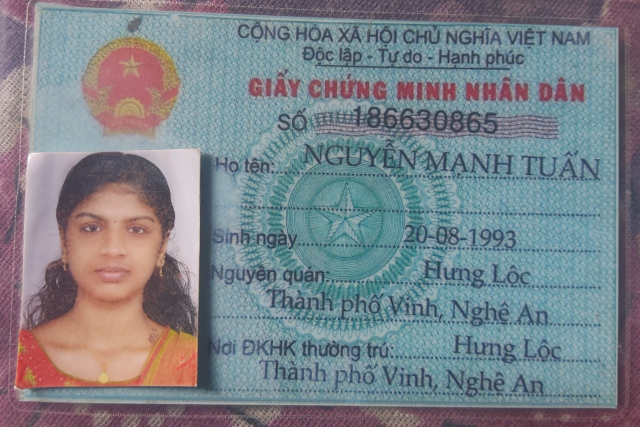
#> input picture images/front.jpg, 1280 x 854 px (shown at 1/2 size)
$ jupyter execute today.ipynb
#> lines starting #> are read from the running program, lines starting #| are printed output that depends on the picture; after the words box and inside, x2 and y2 are one past the last pixel; in counts of white or black regions, pixels touching at a corner belong together
[cell 1]
import cv2
import pytesseract
import numpy as np
from glob import glob
import pandas as pd
from matplotlib import pyplot as plt
from scipy.ndimage import interpolation as inter

[cell 2]
pytesseract.pytesseract.tesseract_cmd = r'C:\Program Files\Tesseract-OCR\tesseract.exe'

[cell 3]
class preprocessing:
	def __init__(self):
		self.pic=glob('images/front.jpg')
		self.img=cv2.imread(self.pic[0])
#> self.img is the input picture: shape (854, 1280, 3); mean B, G, R 137.2, 130.5, 123.3
		self.name=self.img
		self.img_sections=[]
		self.data=[]

	def img_size(self):
		print(self.img.shape)

	def view(self):
		plt.imshow(self.img)

	def view_name(self):
		plt.imshow(self.name)

	def view_any(self,i):
		plt.imshow(i)

	# [4 lines left out: function grey_scale, not called in this run]

	def aspect_ratio_resize(self, width=None, height=None, inter=cv2.INTER_AREA):
#> called with width = 800, inter = 3
		dim = None
		(h, w) = self.img.shape[:2]
#> h = 854; w = 1280

		if width is None and height is None:
			return self.img

		if width is None:
			r = height / float(h)
			dim = (int(w * r), height)

		else:
			r = width / float(w)
#> r = 0.625
			dim = (width, int(h * r))
#> dim = (800, 533)

		self.img= cv2.resize(self.img, dim, interpolation=inter)
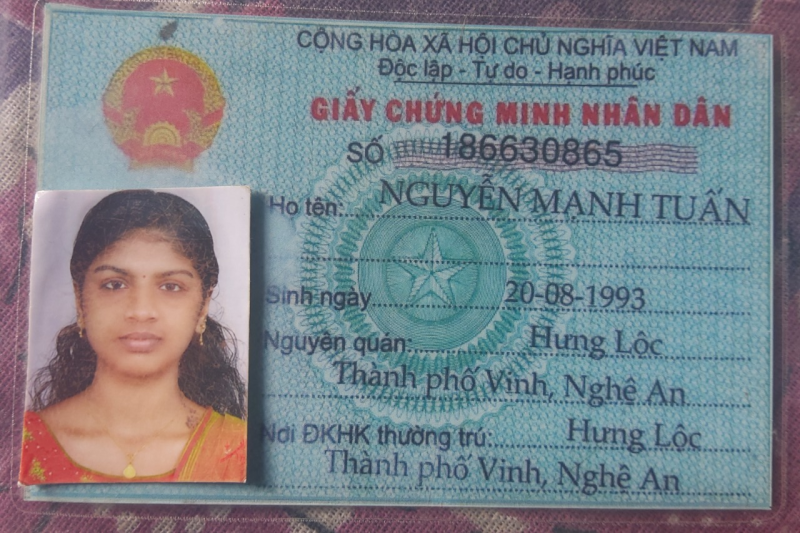
#> self.img: shape (533, 800, 3); mean B, G, R 137.2, 130.5, 123.3

	def correct_skew(self, delta=1, limit=5):
		def determine_score(arr, angle):
			data = inter.rotate(arr, angle, reshape=False, order=0)
			histogram = np.sum(data, axis=1, dtype=float)
			score = np.sum((histogram[1:] - histogram[:-1]) ** 2, dtype=float)
			return histogram, score

		gray = cv2.cvtColor(self.img, cv2.COLOR_BGR2GRAY)
		thresh = cv2.threshold(gray, 0, 255, cv2.THRESH_BINARY_INV + cv2.THRESH_OTSU)[1]

		scores = []
		angles = np.arange(-limit, limit + delta, delta)
		for angle in angles:
			histogram, score = determine_score(thresh, angle)
			scores.append(score)

		best_angle = angles[scores.index(max(scores))]

		(h, w) = self.img.shape[:2]
		center = (w // 2, h // 2)
		M = cv2.getRotationMatrix2D(center, best_angle, 1.0)
		rotated = cv2.warpAffine(self.img, M, (w, h), flags=cv2.INTER_CUBIC, \
			  borderMode=cv2.BORDER_REPLICATE)

		self.img=rotated
		return best_angle

	def cro(self,title):
		roi=cv2.selectROI(title,self.img)
		name=self.img[int(roi[1]):int(roi[1]+roi[3]),int(roi[0]):int(roi[0]+roi[2])]
		self.name=name

	# [46 lines left out: functions bgremove, thresh_inv, dist_transform, otsu_algo, to_csvv, not called in this run]

	def extract_txt(self):
		for i in range(len(self.img_sections)):
			self.data.append(pytesseract.image_to_string(self.img_sections[i],config='--oem 1 --psm 6',lang='vie')[:-2])


obj=preprocessing()

[cell 4]
obj.aspect_ratio_resize(800)
while True:
    angle= obj.correct_skew()
    if angle==0:
        break
#> this loop made 2 passes
#> pass 1, in correct_skew, `gray = cv2.cvtColor(self.img, cv2.COLOR_BGR2GRAY)`:
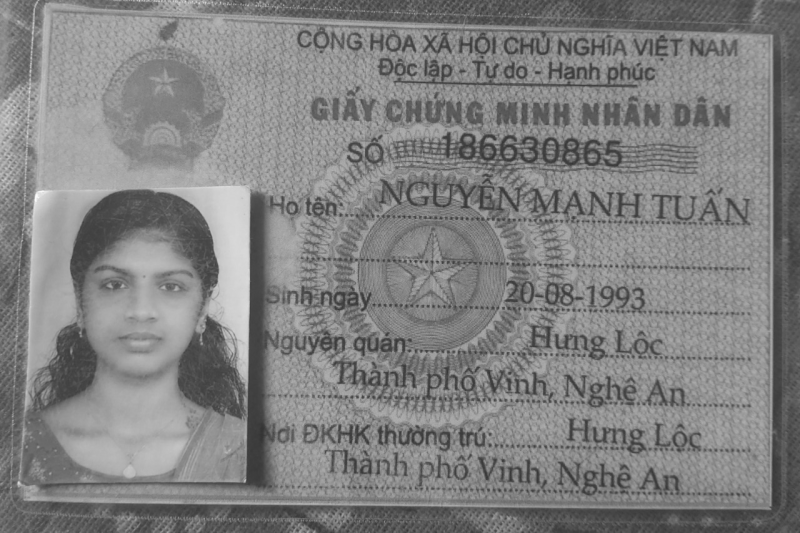
#> gray: shape (533, 800); min 52, max 251, mean 129.1
#> pass 1, in correct_skew, `thresh = cv2.threshold(gray, 0, 255, cv2.THRESH_BINARY_INV + cv2.THRES..`:
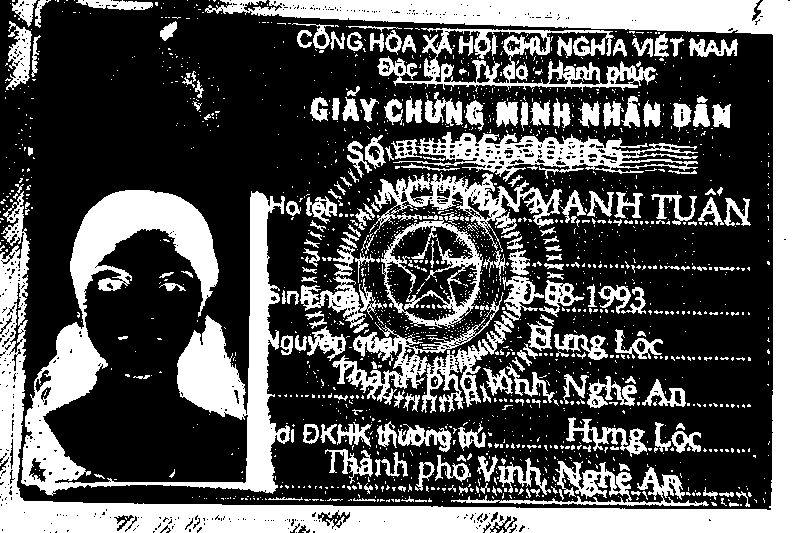
#> thresh: shape (533, 800); 34.2% white; 1790 white regions (1570 under 20 px), largest, box (x1, y1, x2, y2) and area: (0, 0, 800, 533) 53339, (21, 190, 290, 496) 26793, (332, 276, 544, 413) 6054
#> pass 1, in determine_score, `data = inter.rotate(arr, angle, reshape=False, order=0)`:
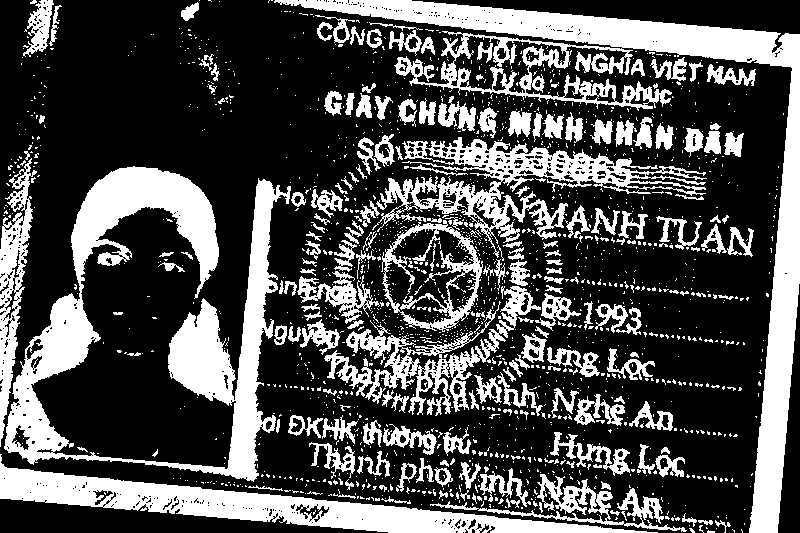
#> data: shape (533, 800); 30.9% white; 1725 white regions (1520 under 20 px), largest, box (x1, y1, x2, y2) and area: (274, 0, 800, 533) 28389, (4, 166, 291, 482) 26800, (0, 454, 658, 533) 13878
#> pass 1, in determine_score (call 2), `data = inter.rotate(arr, angle, reshape=False, order=0)`:
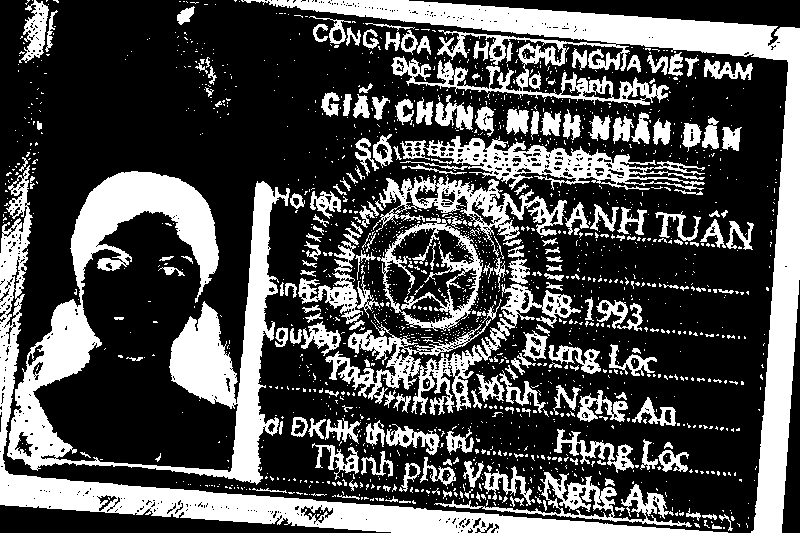
#> data: shape (533, 800); 31.4% white; 1736 white regions (1523 under 20 px), largest, box (x1, y1, x2, y2) and area: (241, 0, 800, 533) 28863, (7, 171, 290, 485) 26795, (0, 165, 728, 533) 18846
obj.view()
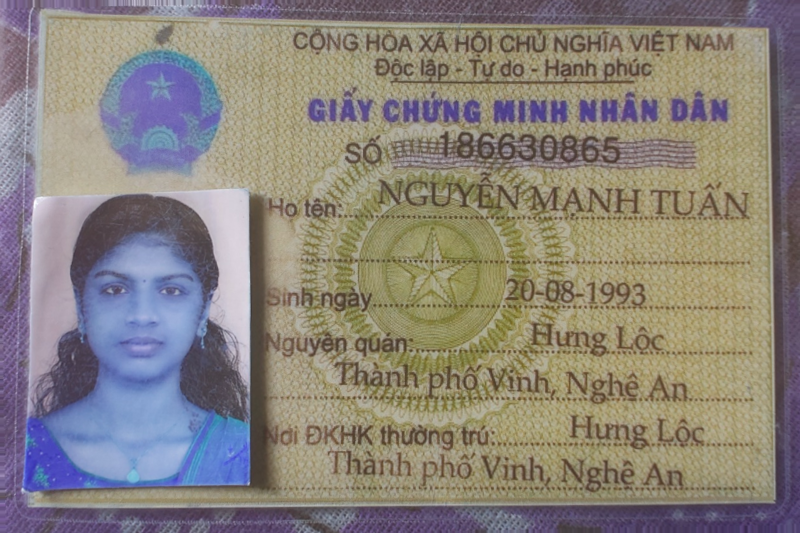
#> shown: shape (533, 800, 3); mean R, G, B 137.2, 130.5, 123.3

$ run again, with images/IMG-20221019-WA0031.jpg copied over images/front.jpg
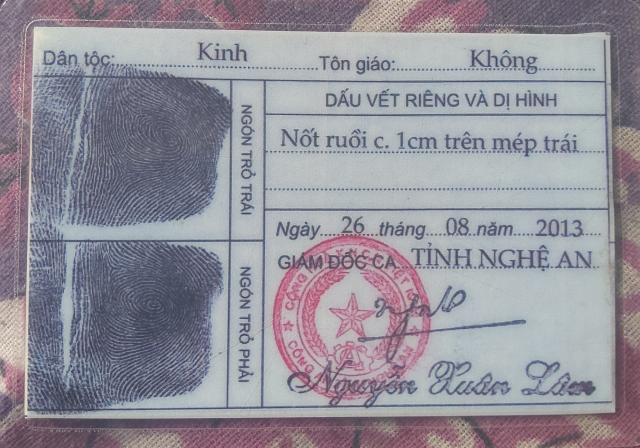
#> input picture images/IMG-20221019-WA0031.jpg, 1280 x 896 px (shown at 1/2 size)
#> in __init__, self.img is the input picture: shape (896, 1280, 3); mean B, G, R 154.2, 144.3, 146.7
#> self.img: shape (560, 800, 3)
#> the loop `while True:` made 1 pass
#> pass 1, in correct_skew, `thresh = cv2.threshold(gray, 0, 255, cv2.THRESH_BINARY_INV + cv2.THRES..`:
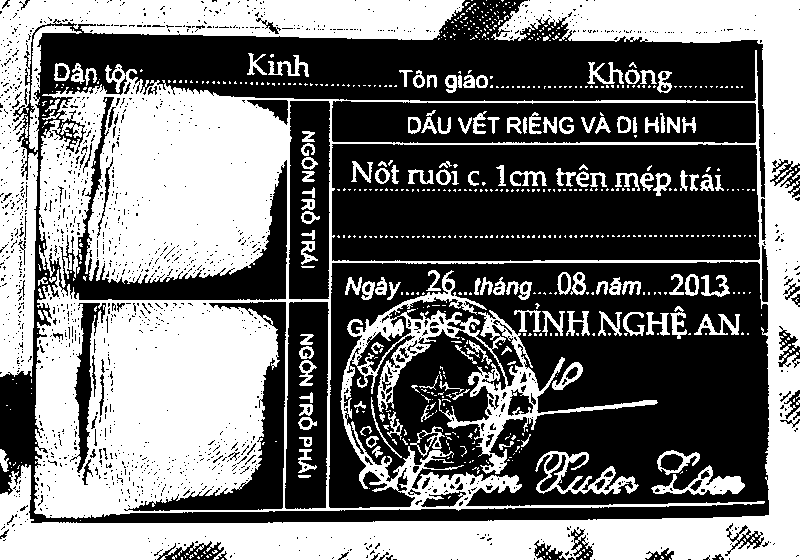
#> thresh: shape (560, 800); 46% white; 711 white regions (569 under 20 px), largest, box (x1, y1, x2, y2) and area: (0, 0, 800, 560) 158297, (0, 0, 465, 377) 25162, (535, 451, 639, 495) 1437
#> pass 1, in determine_score (call 2), `data = inter.rotate(arr, angle, reshape=False, order=0)`:
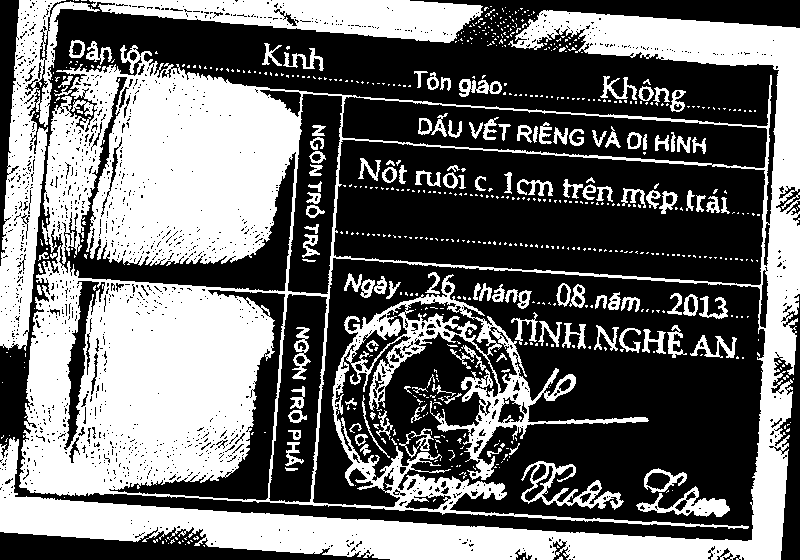
#> data: shape (560, 800); 42.9% white; 672 white regions (541 under 20 px), largest, box (x1, y1, x2, y2) and area: (0, 10, 800, 560) 150491, (0, 0, 100, 351) 11012, (89, 0, 483, 43) 9743
